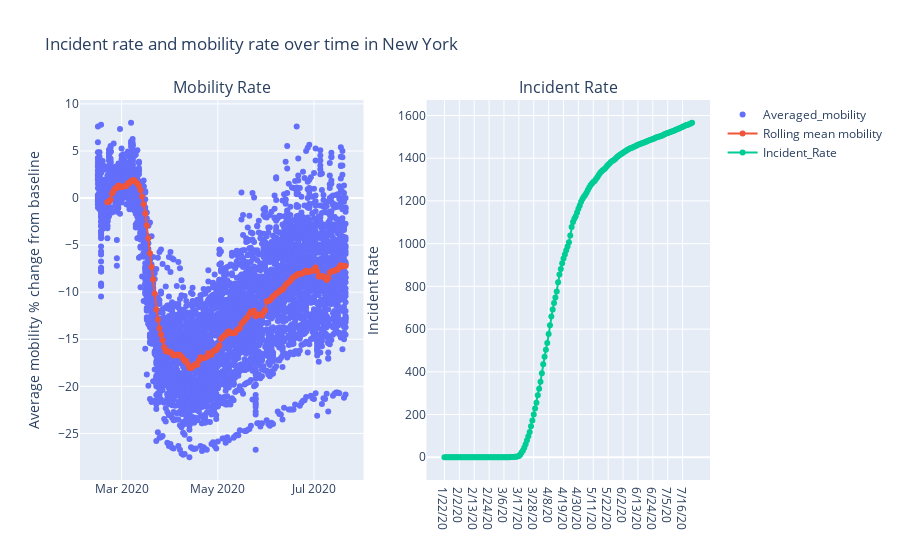

The cell this chart's notebook holds for it:
### Markdown cell above
- In New York, the mortality rate follows incident rate. Once the incident rate shot up the mortality rate did soon after. On the other hand, in Florida, the mortality rate is already high once confirmed cases are reported, and it begins to fluctuate as the incident rate rises

### Code cell
plot_mobility_and_incidence("New York")

### Figure 1 — Plotly figure (JSON) as saved in the notebook; plotly's stock layout.template omitted (floating-point values rounded to 4 significant figures; data arrays with more than 128 entries replaced by an {"elided": "..."} marker saying what was removed)
{"data": [{"mode": "markers", "name": "Averaged_mobility", "type": "scatter", "x": {"elided": "5273 str values"}, "xaxis": "x", "y": {"elided": "5273 float values"}, "yaxis": "y"}, {"mode": "lines+markers", "name": "Rolling mean mobility", "type": "scatter", "x": {"elided": "5273 str values"}, "xaxis": "x", "y": {"elided": "158 float values"}, "yaxis": "y"}, {"mode": "lines+markers", "name": "Incident_Rate", "type": "scatter", "x": {"elided": "184 str values"}, "xaxis": "x2", "y": {"elided": "184 float values"}, "yaxis": "y2"}], "layout": {"annotations": [{"font": {"size": 16}, "showarrow": false, "text": "Mobility Rate", "x": 0.225, "xanchor": "center", "xref": "paper", "y": 1, "yanchor": "bottom", "yref": "paper"}, {"font": {"size": 16}, "showarrow": false, "text": "Incident Rate", "x": 0.775, "xanchor": "center", "xref": "paper", "y": 1, "yanchor": "bottom", "yref": "paper"}], "title": {"text": "Incident rate and mobility rate over time in New York"}, "xaxis": {"anchor": "y", "domain": [0, 0.45]}, "xaxis2": {"anchor": "y2", "domain": [0.55, 1]}, "yaxis": {"anchor": "x", "domain": [0, 1], "title": {"text": "Average mobility % change from baseline"}}, "yaxis2": {"anchor": "x2", "domain": [0, 1], "title": {"text": "Incident Rate"}}}}
